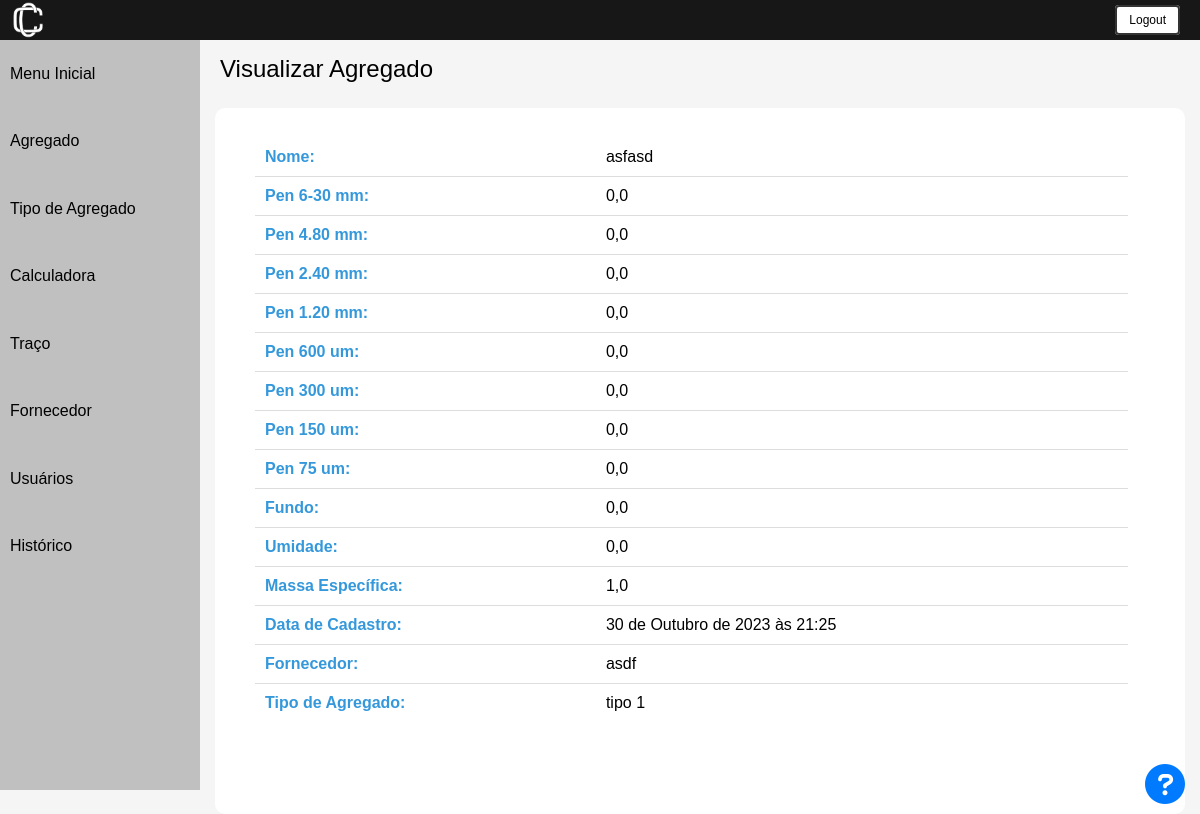
The app's page /inspecionar_agregado/1/ (signed in) with its own data.
### usuarios/models.py (models this page shows, shortened)
class Agregado(models.Model):
    nome = models.CharField(max_length=40, unique=True)
    pen_6_30_mm = models.FloatField()
    pen_4_80_mm = models.FloatField()
    pen_2_40_mm = models.FloatField()
    pen_1_20_mm = models.FloatField()
    pen_600_um = models.FloatField()
    pen_300_um = models.FloatField()
    pen_150_um = models.FloatField()
    pen_75_um = models.FloatField()
    fundo = models.FloatField()
    umidade = models.FloatField()
    massa_especifica = models.FloatField()
    is_deleted = models.BooleanField(default=False)
    num_modificacao = models.IntegerField(default=0)
    data_cadastro = models.DateTimeField(default=timezone.now)
    fk_usuario_id = models.IntegerField(null=False)
    fk_fornecedor_id = models.ForeignKey(Fornecedor, on_delete=models.CASCADE)
    fk_tipo_agregado_id = models.ForeignKey(TipoAgregado, on_delete=models.CASCADE)
    class Meta:
        db_table = "agregado"

class Fornecedor(models.Model):
    nome = models.CharField(max_length=50, unique=True)
    cidade = models.CharField(max_length=50, null=True)
    bairro = models.CharField(max_length=50, null=True)
    logradouro = models.CharField(max_length=50, null=True)
    CEP = models.CharField(max_length=15, validators=[validate_cep])
    complemento = models.CharField(max_length=150, null=True)
    cpf_cnpj = models.CharField(max_length=20, unique=True, validators=[validate_cpf_cnpj])
    fone_1 = models.CharField(max_length=20, validators=[validate_fone])
    fone_2 = models.CharField(max_length=20, validators=[validate_fone])
    ie = models.CharField(max_length=9, null=True, validators=[validate_ie])
    observacao = models.CharField(max_length=200, null=True)
    data_cadastro = models.DateTimeField(default=timezone.now)
    class Meta:
        db_table = "fornecedor"
    def __str__(self):
        return self.nome

class TipoAgregado(models.Model):
    nome = models.CharField(max_length=40, unique=True, null=False)
    data_cadastro = models.DateTimeField(default=timezone.now)
    class Meta:
        db_table = "tipo_agregado"
    def __str__(self):
        return self.nome

### usuarios/decorators.py (the view)
        def wrapper_func(request, *args, **kwargs):
            group = None
            if request.user.groups.exists():
                group = request.user.groups.all()[0].name
            if group in allowed_roles:
                return view_func(request, *args, **kwargs)
            else:
                return HttpResponseRedirect(reverse('error_page'))

### usuarios/scripts.py (called while the page is built)
def get_user_group(request):
    return request.user.groups.all()[0].name

### usuarios/views.py (called while the page is built)
@login_required
@allowed_users(allowed_roles=['Administrador', 'Editor'])
def inspecionar_agregado(request, pk):
    agregado = get_object_or_404(Agregado, pk=pk)
    context = {
        'agregado': agregado,
        'user_group': get_user_group(request)
    }
    return render(request, 'agregado/inspecionar.html', context)

### usuarios/templates/agregado/inspecionar.html (shortened to what this page needs)
{% extends 'base.html' %}
{% load static %}
{% block content %}
<html lang="pt-br">
<head>
    <link rel="stylesheet" href="{% static 'css/inspectionar.css' %}">
    <link rel="stylesheet" href="https://cdnjs.cloudflare.com/ajax/libs/font-awesome/5.15.4/css/all.min.css">
</head>
<body>
     {% include "utils/header.html" %}
    <div class="container">
        {% include "utils/sidebar.html" %}
        <div class="content">
        <div class="cadastrar_btn">
            <a class="nome-pagina">Visualizar Agregado</a>
        </div>
            <div class = 'all-content'>
                <div class="lista">
                    <table class="resultado-table">
                        <tbody>
                            <tr class="header-row">
                                <td class="header-cell">Nome:</td>
                                <td>{{ agregado.nome }}</td>
                            </tr>
                            <tr class="header-row">
                                <td class="header-cell">Pen 6-30 mm:</td>
                                <td>{{ agregado.pen_6_30_mm }}</td>
                            </tr>
                            <tr class="header-row">
                                <td class="header-cell">Pen 4.80 mm:</td>
                                <td>{{ agregado.pen_4_80_mm }}</td>
                            </tr>
                            <tr class="header-row">
                                <td class="header-cell">Pen 2.40 mm:</td>
                                <td>{{ agregado.pen_2_40_mm }}</td>
                            </tr>
                            <tr class="header-row">
                                <td class="header-cell">Pen 1.20 mm:</td>
                                <td>{{ agregado.pen_1_20_mm }}</td>
                            </tr>
                            <tr class="header-row">
                                <td class="header-cell">Pen 600 um:</td>
                                <td>{{ agregado.pen_600_um }}</td>
                            </tr>
                            <tr class="header-row">
                                <td class="header-cell">Pen 300 um:</td>
                                <td>{{ agregado.pen_300_um }}</td>
                            </tr>
                            <tr class="header-row">
                                <td class="header-cell">Pen 150 um:</td>
                                <td>{{ agregado.pen_150_um }}</td>
                            </tr>
                            <tr class="header-row">
                                <td class="header-cell">Pen 75 um:</td>
                                <td>{{ agregado.pen_75_um }}</td>
                            </tr>
                            <tr class="header-row">
                                <td class="header-cell">Fundo:</td>
                                <td>{{ agregado.fundo }}</td>
                            </tr>
                            <tr class="header-row">
                                <td class="header-cell">Umidade:</td>
                                <td>{{ agregado.umidade }}</td>
                            </tr>
                            <tr class="header-row">
                                <td class="header-cell">Massa Específica:</td>
                                <td>{{ agregado.massa_especifica }}</td>
                            </tr>
                            <tr class="header-row">
                                <td class="header-cell">Data de Cadastro:</td>
                                <td>{{ agregado.data_cadastro }}</td>
                            </tr>
                            <tr class="header-row">
                                <td class="header-cell">Fornecedor:</td>
                                <td>{{ agregado.fk_fornecedor_id }}</td>
                            </tr>
                            <tr class="header-row">
                                <td class="header-cell">Tipo de Agregado:</td>
                                <td>{{ agregado.fk_tipo_agregado_id }}</td>
                            </tr>
                        </tbody>
                    </table>
                </div>
                </div>
                {% with duvidas_link='https://calconc.readthedocs.io/pt/latest/files/agregado/visualizar.html' %}
                    {% include "utils/duvidas.html" %}
                {% endwith %}
        </div>
    </div>
</body>
{% endblock %}

### usuarios/static/css/inspectionar.css (style rules this page uses)
* { margin: 0; padding: 0; color: inherit; }
body { font-family: arial, helvetica, sans-serif; font-size: 12px; background: #F5F5F5; min-height: 100vh; }
.container { display: flex; min-height: calc(100vh - 50px); }
.content { flex: 1; margin: 15px; }
.nome-pagina { text-align: left; font-size: 24px; padding: 5px; }
.all-content { margin-top: 25px; width: 100%; height:98%; background-color: white; border-radius: 10px; }
.lista { padding-top: 30px; }
.header-row .header-cell { font-weight: bold; color: #3498db; }
.resultado-table { width: 90%; border-collapse: collapse; margin-left: 40px; }
.resultado-table td { padding: 10px; border-bottom: 1px solid #ddd; }
.resultado-table tr:last-child td { border-bottom: none; }

### records on screen
Agregado: nome "asfasd", pen_6_30_mm "0,0", pen_4_80_mm "0,0", pen_2_40_mm "0,0", pen_1_20_mm "0,0", pen_600_um "0,0", pen_300_um "0,0", pen_150_um "0,0", pen_75_um "0,0", fundo "0,0", umidade "0,0", massa_especifica "1,0", data_cadastro "30 de Outubro de 2023 às 21:25", fk_fornecedor_id "asdf", fk_tipo_agregado_id "tipo 1"
